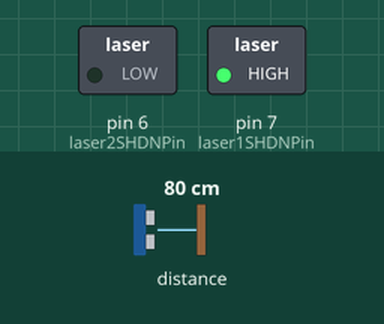
The sketch below on a simulated Arduino Uno, built with avr-gcc and run on an emulated ATmega328P. Parts: switched loads named in the sketch (green lamp = pin HIGH). Dashed ring = blinking. The test bench sets the inputs (shaded band); at power-on: distance to the obstacle 80 cm.

Above: at 0.2 s.
Timing chart, 0 to 3.0 s (numbered marks = the images above):
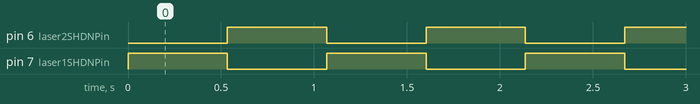

Measured:
- by itself, pin 6 (laser2SHDNPin), pin 7 (laser1SHDNPin): alternates HIGH for 0.53 s and LOW for 0.53 s

The sketch:

Sketch_LaserTest_Multi__pcduino_.ino
```cpp
// inspiration from site: http://arduino.stackexchange.com/questions/25050/multiple-vl6180x-distance-sensors-interactive-problem

/* Multiple laser procedure:
 *  1. Wire SHDN (SHutDowN) pins.
 *  2. Disable ALL lasers. (write SHDN pin > LOW)
 *  3. Enable 1 laser. (write SHDN pin > HIGH & call laser.begin())
 *  4. Read value.
 */
/* Note:
 *  For Arduino Uno, SDA = A5 & SCL = A4
 *      for other boards, see: https://www.arduino.cc/en/Reference/Wire
 */
extern "C" {
  #include <stdlib.h>
  #include <stdio.h>
  #include <string.h>
  #include <inttypes.h>
}
#include "Adafruit_VL6180X.h"

Adafruit_VL6180X lasers;
  byte laser1SHDNPin = 7; // SHutDowN pin
  byte laser2SHDNPin = 6;

void setup() {
  printf("starting");
  pinMode(laser1SHDNPin, OUTPUT);
  pinMode(laser2SHDNPin, OUTPUT);
  digitalWrite(laser1SHDNPin, LOW); // Disable laser1
  digitalWrite(laser2SHDNPin, LOW); // Disable laser2

  Wire.begin();
  /*
   // Doesn't work
  digitalWrite(laser2SHDNPin, LOW);  // Disable laser2 before...
  digitalWrite(laser1SHDNPin, HIGH); // enabling laser1
  /*
  lasers.begin();
  digitalWrite(laser1SHDNPin, LOW); // enabling laser1
  digitalWrite(laser2SHDNPin, HIGH);  // Disable laser2 before...
  lasers.begin();
  */
}

void loop() {
  printf("\tlooping");
  // Enable laser 1
  digitalWrite(laser2SHDNPin, LOW);  // Disable laser2 before...
  digitalWrite(laser1SHDNPin, HIGH); // enabling laser1
  // Print laser 1 value
  lasers.begin(); // Notice: every time laser is enabled, have to call begin()
  delay(1);
  printf("laser1: %d\n", lasers.readRange());
  delay(500);

  // Enable laser 2
  digitalWrite(laser1SHDNPin, LOW);  // Disable laser1 before...
  digitalWrite(laser2SHDNPin, HIGH); // enabling laser2
  // Print laser 2 value
  lasers.begin();
  delay(1);
  printf("\tlaser2: %d\n", lasers.readRange());
  delay(500);
}
```
